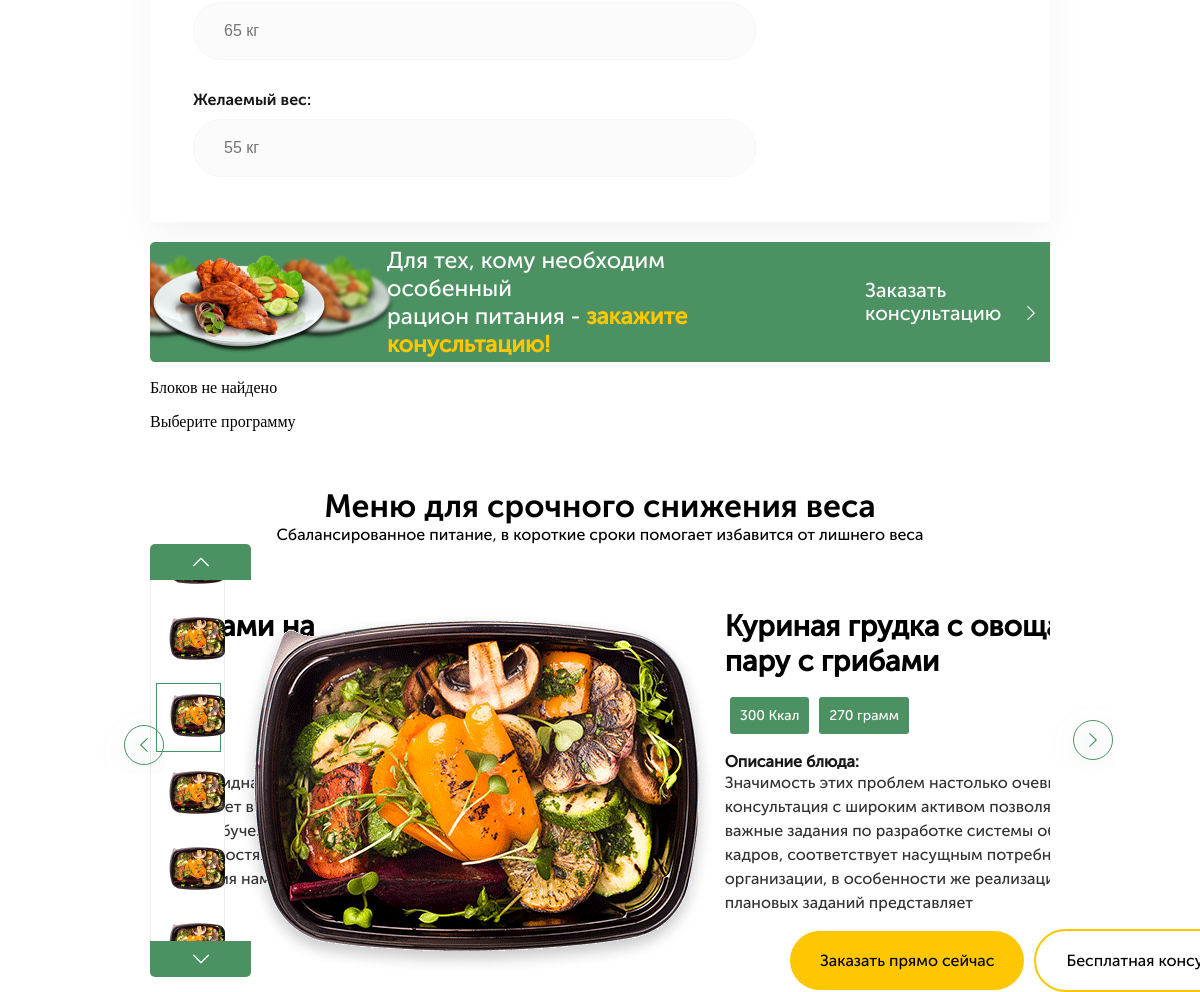
The app's page / (middle part), older data.
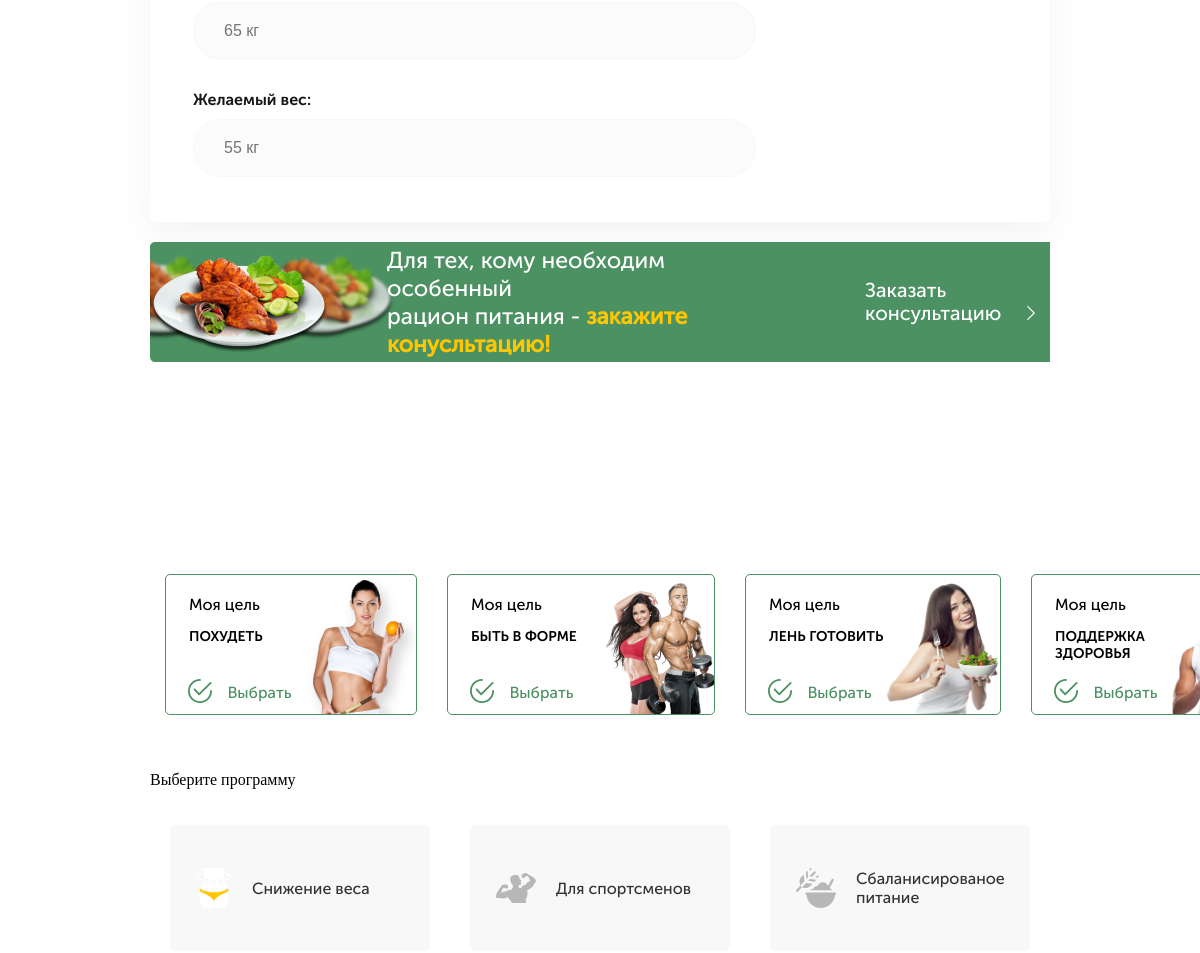
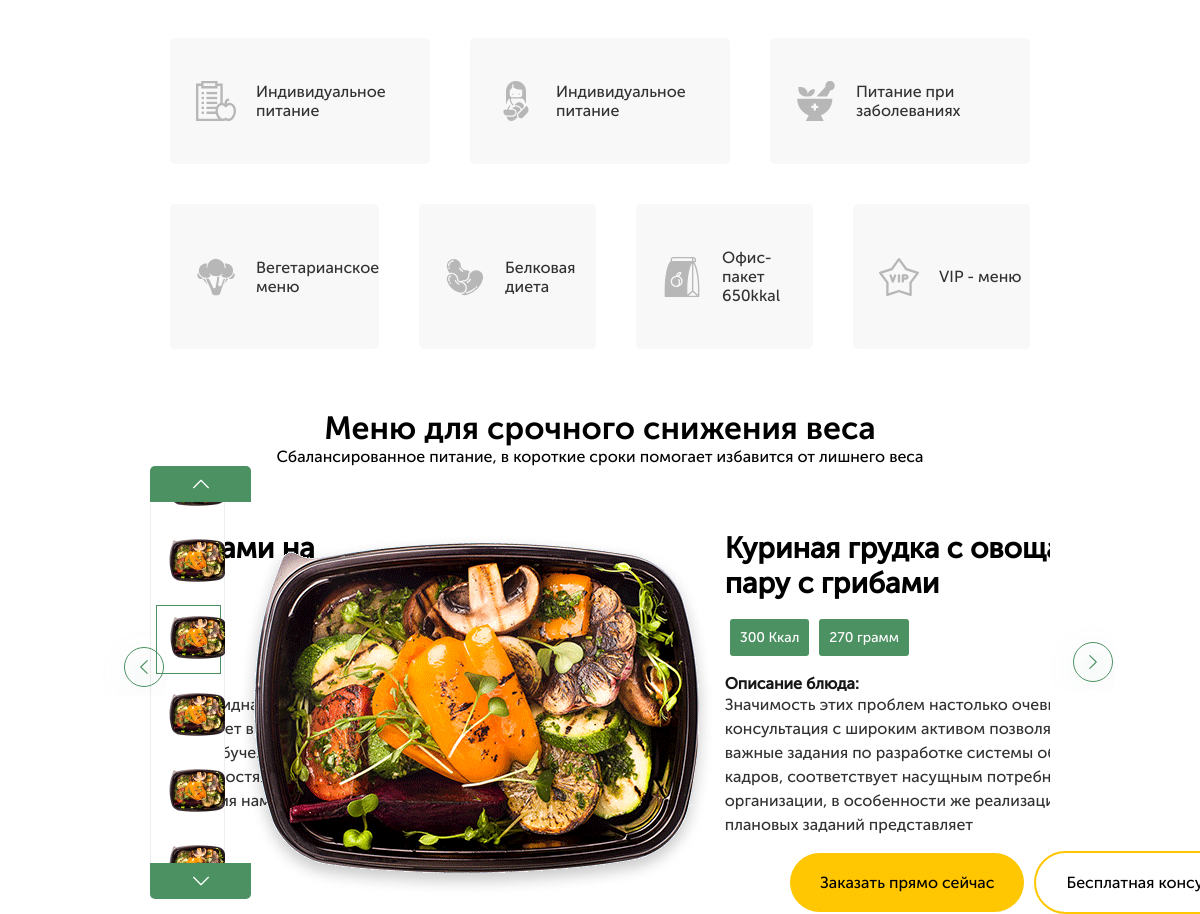
The same page, newer data (2 pictures, top to bottom).
### healthyfood/apps/main_page/models.py (models this page shows, shortened)
class PageHeaders(models.Model):
    class Meta:
        db_table = ''
        managed = True
        verbose_name = 'Заголовоки страницы'
        verbose_name_plural = 'Заголовки страницы'
    anons_header = models.CharField(("Заголовок анонса"), max_length=100)
    anons_header_bold = models.CharField(("Выделенный текст заголовка анонса"), max_length=50, null = True, blank = True)
    calculator_header = models.CharField(("Заголовок калькулятора"), max_length=100)
    menu_header = models.CharField(("Заголовок меню"), max_length=100)
    menu_smalltext = models.CharField(("маленький текст в меню"), max_length=200)
    buy_header = models.CharField(("Заголовок 'Закажи сейчас' "), max_length=100)
    reviews_header = models.CharField(("Заголовок отзывов"), max_length=100)
    questions_header = models.CharField(("Заголовок вопросов"), max_length=100)

class ProgrammsBig(models.Model):
    class Meta:
        db_table = ''
        managed = True
        verbose_name = 'Большой блок '
        verbose_name_plural = 'Большие блоки'
    big_text = models.CharField(("Название блока"), max_length=50)
    big_img = models.FileField(("Картинка блока"), upload_to='img')

class ProgrammsSmall(models.Model):
    class Meta:
        db_table = ''
        managed = True
        verbose_name = 'Маленький блок '
        verbose_name_plural = 'Маленькие блоки'
    small_text = models.CharField(("Название блока"), max_length=50)
    small_img = models.FileField(("Картинка блока"), upload_to='img')

### healthyfood/apps/main_page/views.py (the view)
# urls.py: path('', views.index, name = 'index')
def index(request):
    header_slides = HeaderSlider.objects.all()
    page_slides = PageSlider.objects.all()
    page_headers = PageHeaders.objects.get(id=1)
    big_block = ProgrammsBig.objects.all()
    small_block = ProgrammsSmall.objects.all()
    menu_slide = MenuSlider.objects.all()
    return render(request, 'main_page/page.html', {'header_slides': header_slides,
    'headers': page_headers,
    'page_slides': page_slides,
    'big_block': big_block,
    'small_block': small_block,
    'menu': menu_slide,
    })

### healthyfood/templates/main_page/page.html (shortened to what this page needs)
{% extends  'base.html' %}
{% block content %}
<div class="main">
    <div class="page">
        <div class="slider">
        <div class="calculate">
            <div class="calculate__box">
                <div class="calculate__box__item first">
                    <div class="calculate__box__block calculate__box__block__5">
                        <input type="text" placeholder="65 кг" pattern="[0-9]{1,4} кг" required class="input">
                    </div>
                    <div class="calculate__box__block calculate__box__block__6">
                        <label for="" class="discription">Желаемый вес:</label>
                        <input type="text" placeholder="55 кг" pattern="[0-9]{1,4} кг" required class="input">
                    </div>
                </div>
                <div class="calculate__box__item second">
                    <div class="calculate__box__block calculate__box__block__7">
                    </div>
                </div>
            </div>
            <div class="calculate__consultation">
                <p class="calculate__consultation__description">
                    Для тех, кому необходим особенный<br> рацион питания - <b>закажите конусльтацию!</b>
                </p>
                <a href="" class="calculate__consultation__buy">Заказать консультацию</a>
            </div>
        </div>
        <div class="programms">
            <div class="programms__big">
                {% if big_block %}
                  {% for a in big_block %}
                  <div class="programms__big__block">
                    <div class="programms__big__block__item">
                        <label for="" class="programms__big__block__item__purpose">Моя цель</label>
                        <p class="programms__big__block__item__discription">{{a.big_text}} </p>
                        <p class="programms__big__block__item__choose">Выбрать</p>
                    </div>
                    <div class="programms__big__block__item image">
                        <img src="{{a.big_img.url}}" alt="" class="programms__big__block__item__img">
                    </div>
                </div>
                  {% endfor %}
                  {% else %}
                  Блоков не найдено
                {% endif %}
            </div>
            <p class="programms__choise">Выберите программу</p>
            <div class="programms__small">
                {% if small_block %}
                    {% for a in small_block  %}
                    <div class="programms__small__items ">
                        <img src="{{a.small_img.url}}" alt="" class="programms__small__items__ico">
                        <p class="programms__small__items__discription"> {{a.small_text}} </p>
                    </div>
                    {% endfor %}
                {% endif %}
            </div>
        </div>
        <div class="menu">
            {% if headers %}
                <h2 class="menu__header">
                    {{headers.menu_header}}
                </h2>
                <p class="menu__description">
                    {{ headers.menu_smalltext }}
                </p>
            {% else %}
                Заголовков не найдено
            {% endif %}
            <div class="menu__slider">
                <div class="menu__slider__small" id="slider-3">
                    <div class="menu__slider__small__item">
                        <img src="../static/images/Efood-small.png" alt="">
                    </div>
                    <div class="menu__slider__small__item">
                        <img src="../static/images/Efood-small.png" alt="">
                    </div>
                    <div class="menu__slider__small__item">
                        <img src="../static/images/Efood-small.png" alt="">
                    </div>
                    <div class="menu__slider__small__item">
                        <img src="../static/images/Efood-small.png" alt="">
                    </div>
                    <div class="menu__slider__small__item">
                        <img src="../static/images/Efood-small.png" alt="">
                    </div>
                    <div class="menu__slider__small__item">
                        <img src="../static/images/Efood-small.png" alt="">
                    </div>
                </div>
                <div class="menu__slider__big" id="slider-4">
                    <div class="menu__slider__big__block">
                        <div class="menu__slider__big__block__item">
                            <img src="../static/images/Efood.png" alt="" class="menu__slider__big__block__item__image">
                        </div>
                        <div class="menu__slider__big__block__item">
                            <div class="menu__slider__big__block__item__header">
                                <h3>Куриная грудка с овощами на пару с грибами</h3>
                            </div>
                            <div class="menu__slider__big__block__item__calories">
                                <div class="menu__slider__big__block__item__calories__items">300 Ккал</div>
                                <div class="menu__slider__big__block__item__calories__items">270 грамм</div>
                            </div>
                            <div class="menu__slider__big__block__item__description">
                                <b>Описание блюда:</b>
                                <p>
                                    Значимость этих проблем настолько очевидна, что консультация с широким активом позволяет выполнять важные задания по разработке системы обучения кадров, соответствует насущным потребностям. Задача организации, в особенности же реализация намеченных плановых заданий представляет
                                </p>
                            </div>
                        </div>
                    </div>
                    <div class="menu__slider__big__block">
                        <div class="menu__slider__big__block__item">
                            <div class="menu__slider__big__block__item__header">
                                <h3>Куриная грудка с овощами на пару с грибами</h3>
                            </div>
                            <div class="menu__slider__big__block__item__calories">
                            </div>
                            <div class="menu__slider__big__block__item__description">
                                <p>
                                </p>
                            </div>
                        </div>
                    </div>
                </div>
            </div>
            <div class="menu__buttons">
                <button class="menu__buttons__item">Заказать прямо сейчас</button>
                <button class="menu__buttons__item">Бесплатная консультация</button>
            </div>
        </div>
    </div>
</div>
{% endblock %}

### healthyfood/templates/base.html (shortened to what this page needs)
<!DOCTYPE html>
<html lang="en">
<head>
    <link rel="stylesheet" href="../static/style/css/style.css">
</head>
<body>
   {% block content %}{% endblock %}
</body>
</html>

Row changes from the older to the newer data that the page shows:
added ProgrammsBig: big_text "ПОХУДЕТЬ", big_img (picture)
added ProgrammsBig: big_text "БЫТЬ В ФОРМЕ", big_img (picture)
added ProgrammsBig: big_text "ЛЕНЬ ГОТОВИТЬ", big_img (picture)
added ProgrammsBig: big_text "ПОДДЕРЖКА ЗДОРОВЬЯ", big_img (picture)
added ProgrammsSmall: small_img (picture), small_text "Снижение веса"
added ProgrammsSmall: small_img (picture), small_text "Для спортсменов"
added ProgrammsSmall: small_img (picture), small_text "Сбаланисированое питание"
added ProgrammsSmall: small_img (picture), small_text "Индивидуальное питание"
added ProgrammsSmall: small_img (picture), small_text "Индивидуальное питание"
added ProgrammsSmall: small_img (picture), small_text "Питание при заболеваниях"
added ProgrammsSmall: small_img (picture), small_text "Вегетарианское меню"
added ProgrammsSmall: small_img (picture), small_text "Белковая диета"
added ProgrammsSmall: small_img (picture), small_text "Офис-пакет 650kkal"
added ProgrammsSmall: small_img (picture), small_text "VIP - меню"
Text that changed along with them:
text no longer shown: "Блоков не найдено"
